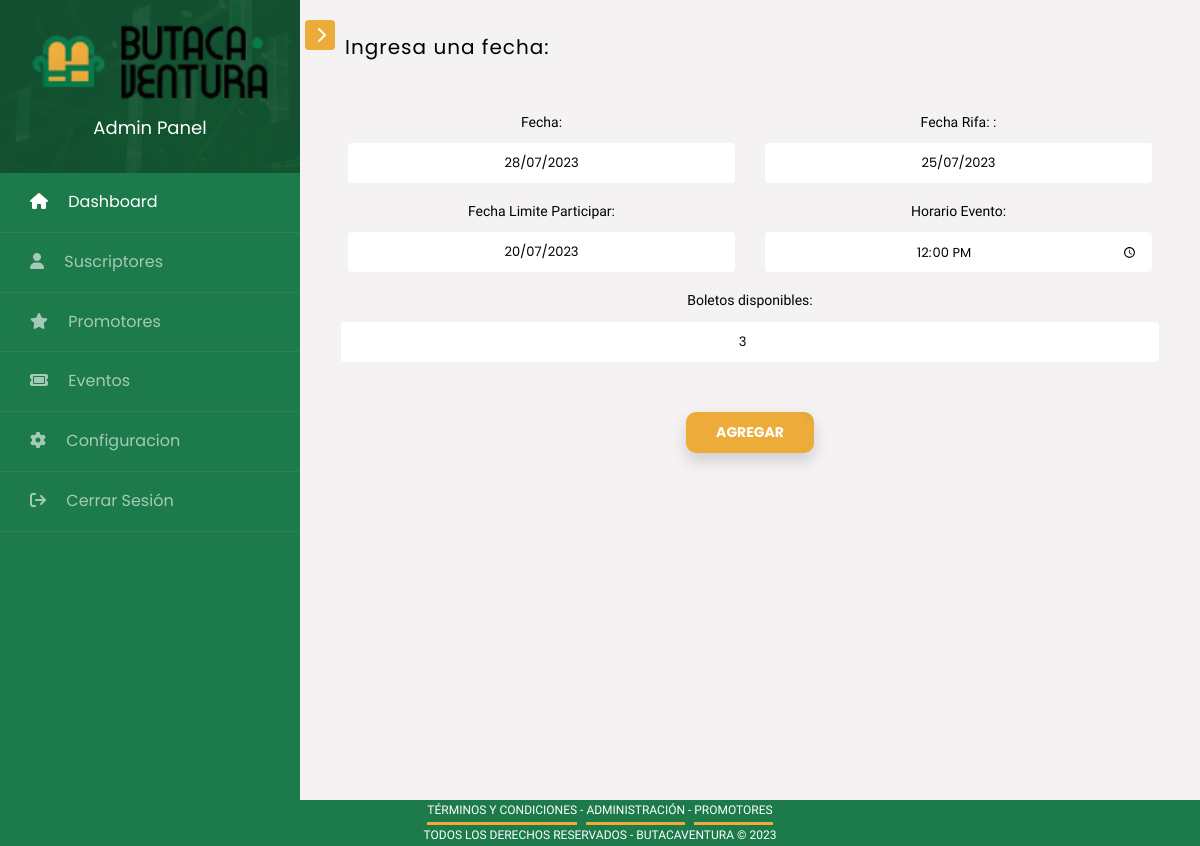
Page /date_event_update/fa8f46d7/ (signed in) on the earlier database version.
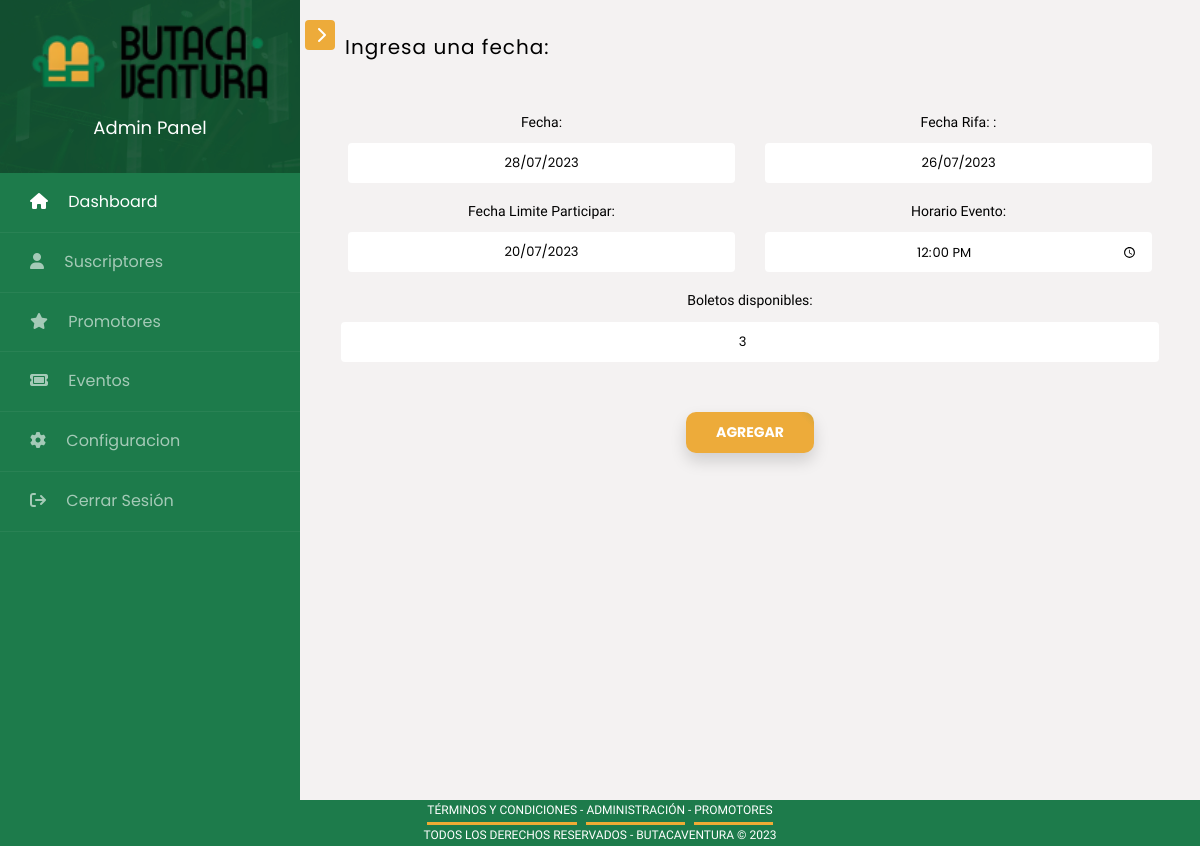
Same page on the later database version.
### butaca/models.py (models this page shows, shortened)
class DateEvent(models.Model):
    date_event_id = models.CharField(max_length=20, primary_key=True, unique=True, default='1')
    event_name = models.ForeignKey(Event, on_delete=models.CASCADE, null=True)
    event = models.CharField(max_length=50, null=True)
    promoter = models.CharField(max_length=50, null=True)
    date = models.DateField(auto_now=False, auto_now_add=False, null=True)
    ticket_quantity = models.IntegerField(null=True)
    draw_event = models.DateField(auto_now=False, auto_now_add=False, null=True)
    draw_limit_date = models.DateField(auto_now=False, auto_now_add=False, null=True)
    event_time = models.TimeField(auto_now=False, auto_now_add=False, null=True)
    status = models.BooleanField(default=True, blank=True)

### butaca/views.py (the view, shortened to what this page needs)
# urls.py: path('date_event_update/<str:date_event_id>/', DateEventUpdate.as_view(), name='date_event_update'),
class DateEventUpdate(LoginRequiredMixin, UpdateView):
    model = DateEvent
    fields = ['date', 'draw_event', 'draw_limit_date', 'event_time', 'ticket_quantity' ]
    template_name = "butaca/event_date_update.html"
    success_url = reverse_lazy('event_detail')
    def get_object(self, queryset=None):
        date_event_id = self.kwargs['date_event_id']
        obj = DateEvent.objects.get(date_event_id=date_event_id)
        return obj

### butaca/templates/butaca/event_date_update.html (shortened to what this page needs)
{% extends 'base_dashboard.html' %}
{% block content %}
<form method='POST' class="row g-3">
    {% load widget_tweaks %}
    <div class="row">
        <h5 class="col-lg-6 fw-normal mb-3 pb-3 hi" style="letter-spacing: 1px;">Ingresa una fecha:</h5>
        <div class="text-center col-lg-3">
        </div>
        <div class="text-center col-lg-3">
        </div>
    </div>
    <div class="col-md-6 text-center">
        <label  class="form-label formfontblk">Fecha:</label>
        {{ form.date|add_class:"form-control text-center shadow"|attr:"type:"}}
      </div>
    <div class="col-md-6 text-center">
        <label  class="form-label formfontblk">Fecha Rifa: :</label>
        {{ form.draw_event|add_class:"form-control text-center shadow"|attr:"type:"}}
    </div>
    <div class="col-md-6 text-center">
        <label  class="form-label formfontblk">Fecha Limite Participar:</label>
        {{ form.draw_limit_date|add_class:"form-control text-center shadow"|attr:"type:"}}
    </div>
    <div class="col-md-6 text-center">
        <label  class="form-label formfontblk">Horario Evento:</label>
        {{ form.event_time|add_class:"form-control text-center shadow"|attr:"type:time"}}
    </div>
    <div class=" text-center">
        <label  class="form-label formfontblk">Boletos disponibles:</label>
        {{ form.ticket_quantity|add_class:"form-control text-center shadow"}}
    </div>
    <div class="col-12 text-center p-4">
        <button type="submit" class="button-87 shadow mx-auto" role="button">Agregar</button>
      </div>
</form>
{% endblock content %}

Differences in the rows shown:
changed DateEvent: draw_event "25/07/2023" → "26/07/2023"
